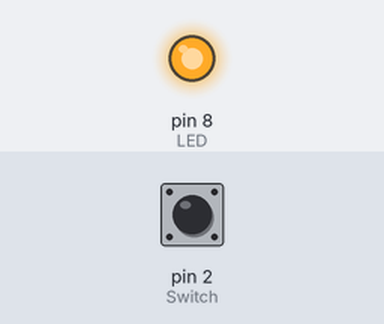
A sketch run on a simulated Arduino Uno, built with avr-gcc and run on an emulated ATmega328P. Shown: output pins drawn as LEDs (lit = HIGH). The test bench sets the inputs (shaded band); at power-on: pin 2 (Switch) HIGH.

Above: at 1.2 s.
1.3 s: pin 2 (Switch) pulled LOW for 0.15 s
At 1.37 s:
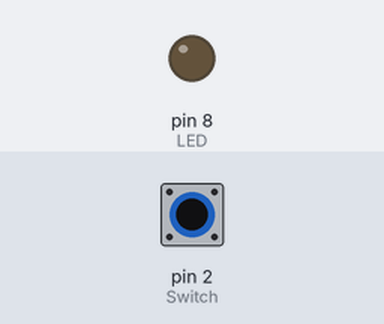
2.9 s: pin 2 (Switch) pulled LOW for 3.2 s
At 7.5 s:
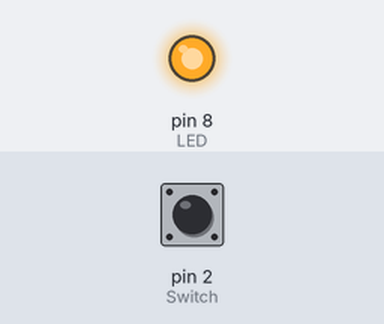
Timing chart, 0 to 9.0 s (numbered marks = the images above; inputs shaded):
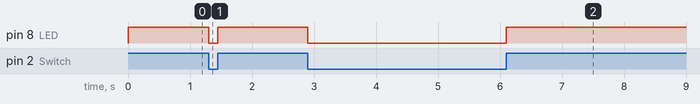

The sketch:

Door_Sensor.ino
```cpp
/*
Door Sensor acts similar to a reed Switch acting upon on the magnetic field
so formed.
In this section connect a door Sensor with an LED such that as soon as it reads a value the LED switchs on.

*/

int LED = 8;
int Switch = 2;

void setup() {
  // put your setup code here, to run once:
pinMode(Switch,INPUT);
pinMode(LED,OUTPUT);
digitalWrite(Switch,HIGH);
}

void loop() {
  // put your main code here, to run repeatedly:

if(digitalRead(Switch) == LOW){
	digitalWrite(LED,LOW);
}
else{
	digitalWrite(LED,HIGH);
}


}
```

Measured:
- after the input at 1.3 s, pin 8 (LED): HIGH → LOW at once, → HIGH 0.15 s later
- after the input at 2.9 s, pin 8 (LED): HIGH → LOW at once, → HIGH 3.2 s later
